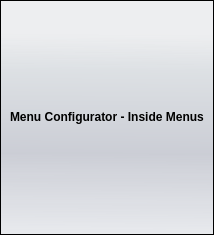
<?xml version="1.0" encoding="UTF-8"?>
<ui version="4.0">
 <class>SelectionWidget</class>
 <widget class="QWidget" name="SelectionWidget">
  <property name="geometry">
   <rect>
    <x>0</x>
    <y>0</y>
    <width>202</width>
    <height>235</height>
   </rect>
  </property>
  <property name="windowTitle">
   <string>Post Processing</string>
  </property>
  <property name="styleSheet">
   <string notr="true">QWidget#SelectionWidget {
	background-color: none;
}

QFrame#MainFrame {
	background-color: qlineargradient(spread:pad, x1:0.006, y1:0, x2:0, y2:1, stop:0.142045 rgba(229, 234, 243, 50), stop:0.295455 rgba(209, 215, 221, 150), stop:0.65 rgba(179, 183, 196, 150), stop:1 rgba(222, 227, 236, 100)); 
}</string>
  </property>
  <layout class="QVBoxLayout" name="verticalLayout_2">
   <property name="margin">
    <number>0</number>
   </property>
   <item>
    <widget class="QFrame" name="MainFrame">
     <property name="frameShape">
      <enum>QFrame::StyledPanel</enum>
     </property>
     <property name="frameShadow">
      <enum>QFrame::Raised</enum>
     </property>
     <layout class="QVBoxLayout" name="verticalLayout_3">
      <item>
       <layout class="QVBoxLayout" name="verticalLayout">
        <item>
         <widget class="QLabel" name="label">
          <property name="sizePolicy">
           <sizepolicy hsizetype="Preferred" vsizetype="Fixed">
            <horstretch>0</horstretch>
            <verstretch>0</verstretch>
           </sizepolicy>
          </property>
          <property name="font">
           <font>
            <weight>75</weight>
            <bold>true</bold>
           </font>
          </property>
          <property name="text">
           <string>Menu Configurator - Inside Menus</string>
          </property>
         </widget>
        </item>
        <item>
         <layout class="QHBoxLayout" name="horizontalLayout">
          <item>
           <layout class="QVBoxLayout" name="checkboxlayout"/>
          </item>
         </layout>
        </item>
       </layout>
      </item>
     </layout>
    </widget>
   </item>
  </layout>
 </widget>
 <resources/>
 <connections/>
</ui>
